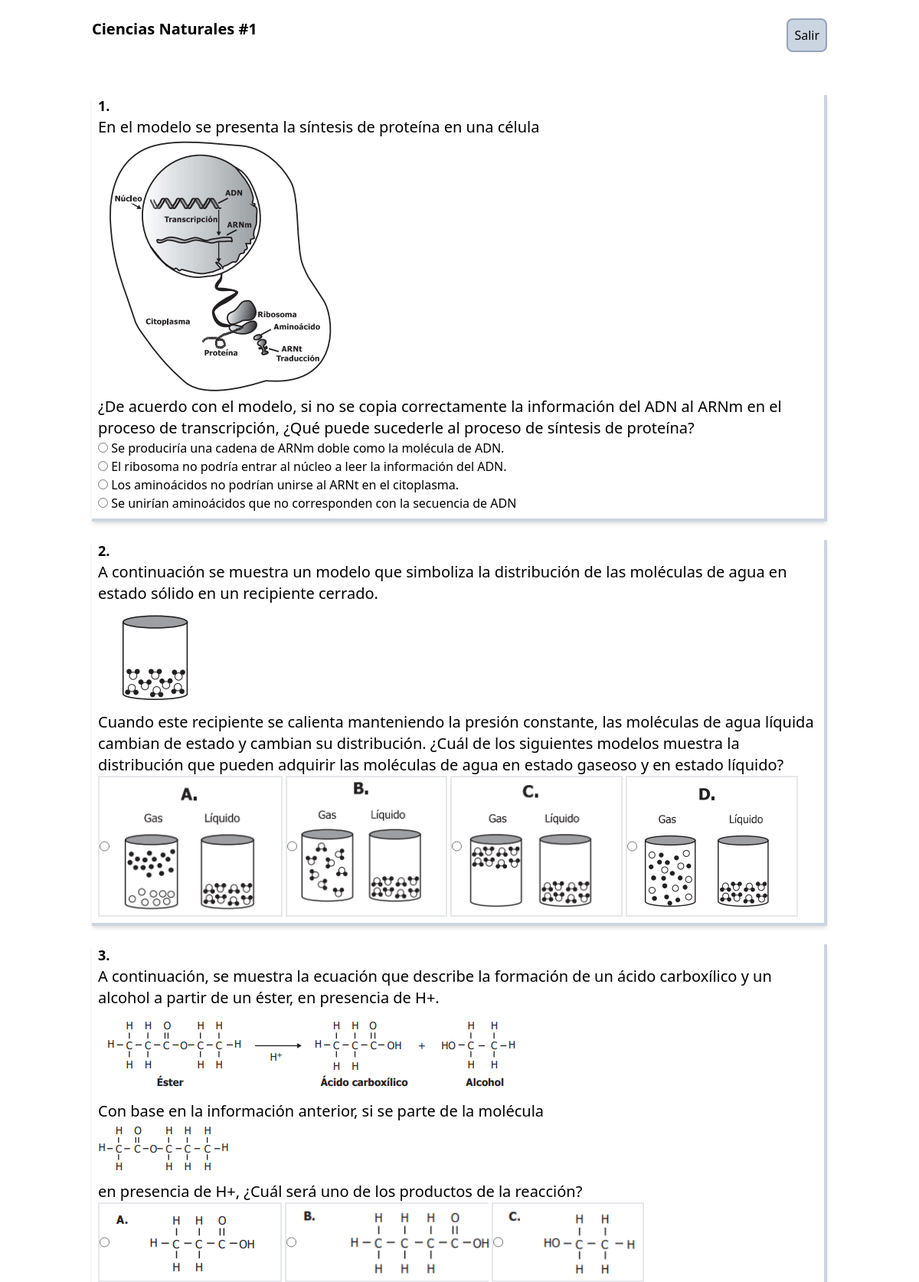
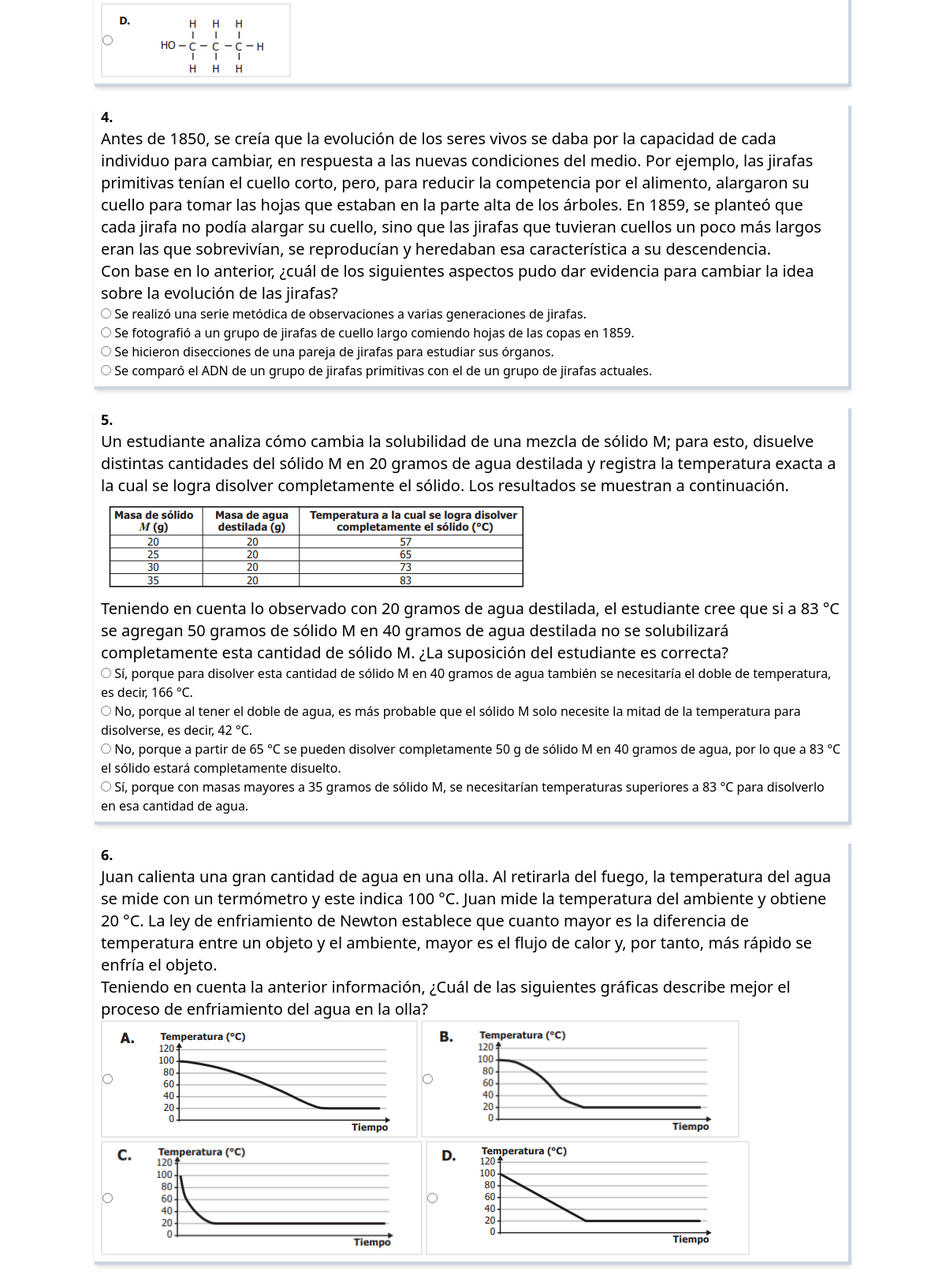
Page /ciencias-naturales-1-2022-11-10/1/ (upper part) on the committed database (2 pictures, top to bottom).
### preicfesapp/models.py (models this page shows, shortened)
class Quiz(models.Model):
    titulo = models.CharField(max_length=100)
    slug = models.SlugField(blank=True, null=True)
    descripcion = models.TextField(blank=True, null=True)
    categoria = models.CharField(choices=PRUEBAS, default='ciencias', max_length=12)
    publicado = models.DateTimeField(blank=True, null=True)
    fecha_agregado = models.DateTimeField(default=timezone.now)
    fecha_modificado = models.DateTimeField(default=timezone.now)
    class Meta:
        verbose_name_plural = "quizzes"

class Pregunta(models.Model):
    categoria = models.CharField(
        max_length=12,
        choices=PRUEBAS,
        default='ciencias',
        null=True,
        blank=True
    )
    contexto = models.TextField(null=True, blank=True)
    texto = models.TextField(null=True, blank=True)
    explicacion = models.TextField(null=True, blank=True)
    imagen = models.ImageField(upload_to='media', null=True, blank=True)
    respuestas_tienen_imagen = models.BooleanField(default=False)
    quiz = models.ForeignKey(Quiz, on_delete=models.CASCADE, null=True, blank=True)

class Respuesta(models.Model):
    texto = models.TextField(null=True, blank=True)
    imagen = models.ImageField(upload_to='media', null=True, blank=True)
    pregunta = models.ForeignKey(Pregunta, on_delete=models.CASCADE, null=True, blank=True)
    es_correcta = models.BooleanField(default=False)

### preicfesapp/views.py (the view)
# urls.py: path('<slug:slug>/<int:pk>/', views.prueba, name='prueba'),
def prueba(request, slug, pk):
    quiz = Quiz.objects.get(pk=pk)
    preguntas = quiz.pregunta_set.all()
    lecturas = quiz.lectura_set.all()
    if lecturas:
        context = {'lecturas': lecturas, 'preguntas': preguntas, 'quiz': quiz, 'numero': 3}
    else:
        context = {'preguntas': preguntas, 'quiz': quiz, 'numero': 0}
    return render(request, 'preicfesapp/plantilla_preguntas.html', context)

### preicfesapp/templates/preicfesapp/plantilla_preguntas.html (shortened to what this page needs)
{% extends 'preicfesapp/base_cuestionario.html' %}
{% block content %}
<header class="w-4/5 mx-auto mt-6 flex justify-between">
  <h1 class="text-xl text-center font-bold">{{ quiz.titulo | title }}</h1>
  <a class="p-2 border-2 border-slate-400 rounded-lg bg-slate-300 hover:bg-slate-500 hover:text-white hover:underline" href="{% url 'preicfesapp:main' %}">Salir</a>
</header>
{% if preguntas %}
    <div class="w-4/5 mx-auto pt-8">
      <form action="{% url 'preicfesapp:revisar' quiz.id %}" method="post">
        {% for pregunta in preguntas %}
        <section class="mt-6 pb-2 px-2 border-b-4 border-r-4 border-slate-300 shadow-md">
          <span class="text-lg font-bold">{{ forloop.counter }}.</span>
          {% if pregunta.contexto %}
          {% autoescape off %}
            <p class="text-xl">{{ pregunta.contexto | safe }}</p>
          {% endautoescape %}
          {% endif %}
          {% if pregunta.imagen %}
            <img src="{{ pregunta.imagen.url }}"/>
          {% endif %}
          {% autoescape off %}
          <p class="text-xl">{{ pregunta.texto | safe }}</p>
          {% endautoescape %}
          <div {% if pregunta.respuestas_tienen_imagen %}class="flex flex-wrap gap-1"{% endif %}>
            {% for opcion in pregunta.respuesta_set.all %}
            <div {% if opcion.imagen %}class="flex border-2 border-gray-200"{% endif %}>
              <input type="radio" id="opcion{{ opcion.pk }}" name="pregunta{{ pregunta.pk }}" value="{{ pregunta.pk}}-{{opcion.pk }}">
              {% if opcion.imagen %}
              <img class="mr-6" src="{{ opcion.imagen.url }}" alt=""/>
              {% else %}
                {% autoescape off %}
                <label class="mr-6" for="opcion{{ opcion.pk }}">{{ opcion.texto | safe }}</label>
                {% endautoescape %}
              {% endif %}
            </div>
            {% endfor %}
          </div>
        </section>
        {% endfor %}
      </form>
    </div>
{% else %}
    <p>No hay preguntas</p>
{% endif %}
{% endblock %}

### rows in the picture
Quiz: titulo "Ciencias Naturales #1"
Pregunta: contexto "En el modelo se presenta la síntesis de proteína en una célula", imagen (picture), texto "¿De acuerdo con el modelo, si no se copia correctamente la información del ADN al ARNm en el proceso de transcripción, ¿Qué puede sucederle al proceso de síntesis de proteína?"
Respuesta: texto "Se produciría una cadena de ARNm doble como la molécula de ADN."
Respuesta: texto "El ribosoma no podría entrar al núcleo a leer la información del ADN."
Respuesta: texto "Los aminoácidos no podrían unirse al ARNt en el citoplasma."
Respuesta: texto "Se unirían aminoácidos que no corresponden con la secuencia de ADN"
Pregunta: contexto "A continuación se muestra un modelo que simboliza la distribución de las moléculas de agua en estado sólido en un recipiente cerrado.", imagen (picture), texto "Cuando este recipiente se calienta manteniendo la presión constante, las moléculas de agua líquida cambian de estado y cambian su distribución. ¿Cuál de los siguientes modelos muestra la distribución que pueden adquirir las moléculas de agua en estado gaseoso y en estado líquido?"
Respuesta: imagen (picture)
Respuesta: imagen (picture)
Respuesta: imagen (picture)
Respuesta: imagen (picture)
Pregunta: contexto "A continuación, se muestra la ecuación que describe la formación de un ácido carboxílico y un alcohol a partir de un éster, en presencia de H+.", imagen (picture), texto "Con base en la información anterior, si se parte de la molécula en presencia de H+, ¿Cuál será uno de los productos de la reacción?", texto (picture)
Respuesta: imagen (picture)
Respuesta: imagen (picture)
Respuesta: imagen (picture)
Respuesta: imagen (picture)
Pregunta: contexto "Antes de 1850, se creía que la evolución de los seres vivos se daba por la capacidad de cada individuo para cambiar, en respuesta a las nuevas condiciones del medio. Por ejemplo, las jirafas primitivas tenían el cuello corto, pero, para reducir la competencia por el alimento, alargaron su cuello para tomar las hojas que estaban en la parte alta de los árboles. En 1859, se planteó que cada jirafa no podía alargar su cuello, sino que las jirafas que tuvieran cuellos un poco más largos eran las que sobrevivían, se reproducían y heredaban esa característica a su descendencia.", texto "Con base en lo anterior, ¿cuál de los siguientes aspectos pudo dar evidencia para cambiar la idea sobre la evolución de las jirafas?"
Respuesta: texto "Se realizó una serie metódica de observaciones a varias generaciones de jirafas."
Respuesta: texto "Se fotografió a un grupo de jirafas de cuello largo comiendo hojas de las copas en 1859."
Respuesta: texto "Se hicieron disecciones de una pareja de jirafas para estudiar sus órganos."
Respuesta: texto "Se comparó el ADN de un grupo de jirafas primitivas con el de un grupo de jirafas actuales."
Pregunta: contexto "Un estudiante analiza cómo cambia la solubilidad de una mezcla de sólido M; para esto, disuelve distintas cantidades del sólido M en 20 gramos de agua destilada y registra la temperatura exacta a la cual se logra disolver completamente el sólido. Los resultados se muestran a continuación.", imagen (picture), texto "Teniendo en cuenta lo observado con 20 gramos de agua destilada, el estudiante cree que si a 83 °C se agregan 50 gramos de sólido M en 40 gramos de agua destilada no se solubilizará completamente esta cantidad de sólido M. ¿La suposición del estudiante es correcta?"
Respuesta: texto "Sí, porque para disolver esta cantidad de sólido M en 40 gramos de agua también se necesitaría el doble de temperatura, es decir, 166 °C."
Respuesta: texto "No, porque al tener el doble de agua, es más probable que el sólido M solo necesite la mitad de la temperatura para disolverse, es decir, 42 °C."
Respuesta: texto "No, porque a partir de 65 °C se pueden disolver completamente 50 g de sólido M en 40 gramos de agua, por lo que a 83 °C el sólido estará completamente disuelto."
Respuesta: texto "Sí, porque con masas mayores a 35 gramos de sólido M, se necesitarían temperaturas superiores a 83 °C para disolverlo en esa cantidad de agua."
Pregunta: contexto "Juan calienta una gran cantidad de agua en una olla. Al retirarla del fuego, la temperatura del agua se mide con un termómetro y este indica 100 °C. Juan mide la temperatura del ambiente y obtiene 20 °C. La ley de enfriamiento de Newton establece que cuanto mayor es la diferencia de temperatura entre un objeto y el ambiente, mayor es el flujo de calor y, por tanto, más rápido se enfría el objeto.", texto "Teniendo en cuenta la anterior información, ¿Cuál de las siguientes gráficas describe mejor el proceso de enfriamiento del agua en la olla?"
Respuesta: imagen (picture)
Respuesta: imagen (picture)
Respuesta: imagen (picture)
Respuesta: imagen (picture)
